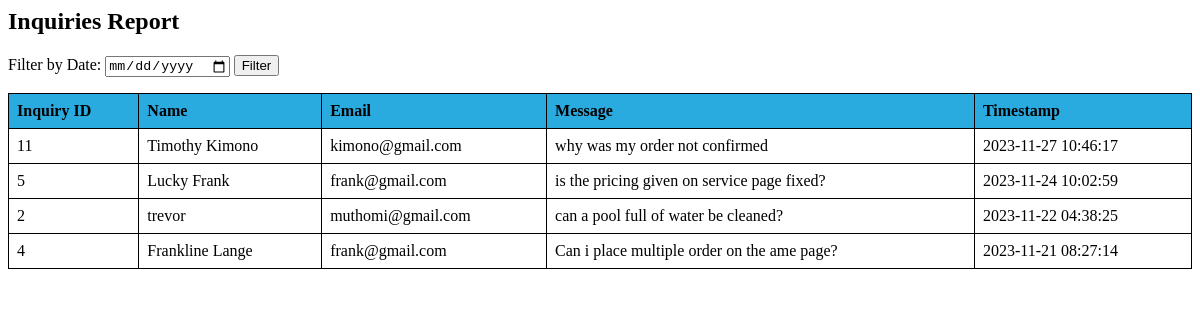
The page /admin/inquiry_report.php on the database its author committed.
### tables this page shows
CREATE TABLE `inquiries` (
  `id` int(11) NOT NULL,
  `name` varchar(255) NOT NULL,
  `email` varchar(255) NOT NULL,
  `subject` varchar(255) NOT NULL,
  `message` text NOT NULL,
  `admin_response` text NOT NULL,
  `Date` timestamp NOT NULL DEFAULT current_timestamp() ON UPDATE current_timestamp()
);

### admin/inquiry_report.php (the view, shortened to what this page needs)
<?php
$conn = new mysqli("localhost", "root", "", "ltl") or die(mysqli_error());
$query = $conn->query("SELECT * FROM `inquiries` ORDER BY `Date` DESC") or die(mysqli_error());
if ($query->num_rows > 0) {
    echo "<html>
            <head>
                <title>Inquiries Report</title>
            </head>
            <body>
            <style>
            table {
                border-collapse: collapse;
                width: 100%;
            }
            th, td {
                border: 1px solid black;
                padding: 8px;
                text-align: left;
            }
            th {
                background-color: #29abe0;
            }
        </style>
                <h2>Inquiries Report</h2>";
    echo '<form method="post" action="">
            <label for="start_date">Filter by Date:</label>
            <input type="date" name="start_date" required>
            <input type="submit" value="Filter">
          </form>';
    echo "<table border='1'>
            <thead>
                <tr>
                    <th>Inquiry ID</th>
                    <th>Name</th>
                    <th>Email</th>
                    <th>Message</th>
                    <th>Timestamp</th>
                </tr>
            </thead>
            <tbody>";
    while ($row = $query->fetch_assoc()) {
        echo "<tr>
                <td>{$row['id']}</td>
                <td>{$row['name']}</td>
                <td>{$row['email']}</td>
                <td>" . htmlspecialchars($row['message']) . "</td>
                <td>" . date('Y-m-d H:i:s', strtotime($row['Date'])) . "</td>
              </tr>";
    }
    echo "</tbody>
          </table>
          </body>
        </html>";
} else {
    echo "No inquiries found.";
}
?>

### admin/inquiry_report.php (style rules this page uses)
table { border-collapse: collapse; width: 100%; }
th, td { border: 1px solid black; padding: 8px; text-align: left; }
th { background-color: #29abe0; }

### rows shown on the page
inquiries: id "11", name "Timothy Kimono", email "kimono@gmail.com", message "why was my order not confirmed", Date "2023-11-27 10:46:17"
inquiries: id "5", name "Lucky Frank", email "frank@gmail.com", message "is the pricing given on service page fixed?", Date "2023-11-24 10:02:59"
inquiries: id "2", name "trevor", email "muthomi@gmail.com", message "can a pool full of water be cleaned?", Date "2023-11-22 04:38:25"
inquiries: id "4", name "Frankline Lange", email "frank@gmail.com", message "Can i place multiple order on the ame page?", Date "2023-11-21 08:27:14"
